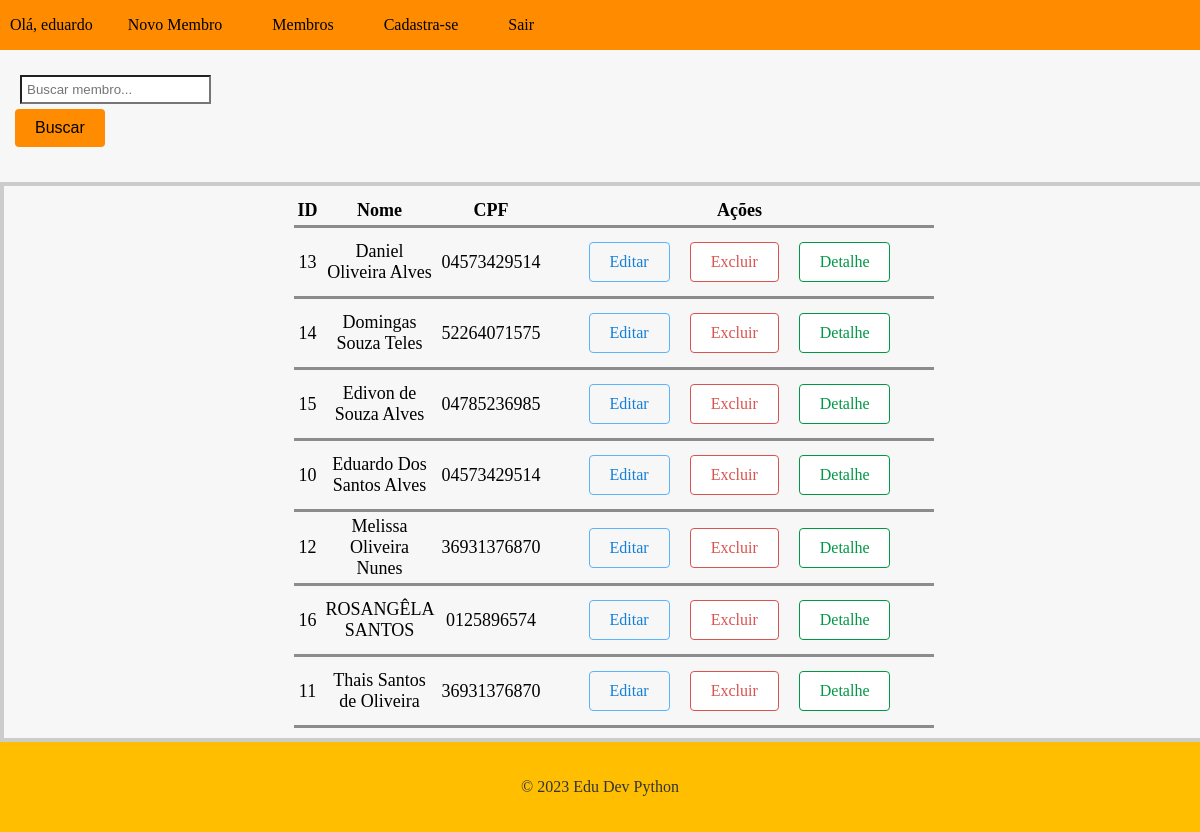
Before: /members/ (signed in) with the older database file.
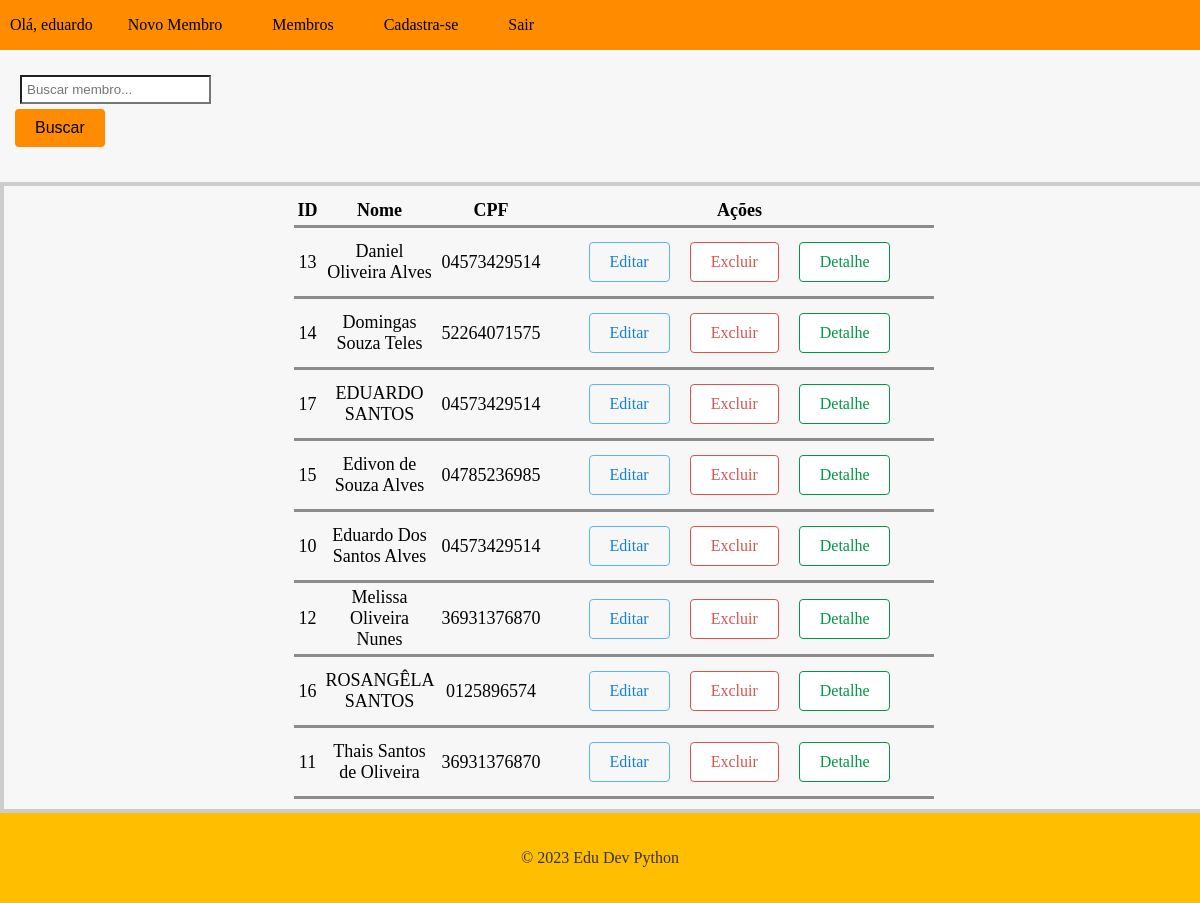
After: the same page with the newer database file.
### cadmember/models.py (models this page shows, shortened)
class Member(models.Model):
    id = models.AutoField(primary_key=True)
    name = models.CharField(max_length=200, blank=False, null=False, verbose_name='nome')
    cpf = models.CharField(max_length=11, blank=False, null=True, verbose_name="cpf")
    date_birth = models.DateField(null=False, blank=False, verbose_name='data_nascimento',default=" ")
    city_birth = models.ForeignKey(City, on_delete=models.PROTECT, related_name= 'cidade_nascimento', null=True)
    state_birth = models.ForeignKey(State, on_delete=models.PROTECT, related_name= "estado_nascimento", null= True)
    date_baptism = models.DateField(null=False, blank=False, verbose_name='data_batismo')
    address = models.CharField(max_length=200, blank=False, null=False, verbose_name='endereço')
    cep = models.CharField(max_length=8, blank=False, null=False, verbose_name='cep')

### cadmember/views.py (the view)
# urls.py: path('members/', MembersListView.as_view(), name='members_list'),
@method_decorator(login_required(login_url='login'), name='dispatch')
class MembersListView(ListView):
    model = Member
    template_name ='members.html'
    context_object_name ='members'
    def get_queryset(self):
        members = super().get_queryset().order_by('name')
        search = self.request.GET.get('search')
        if search:
             members = members.filter(name__icontains=search)
        return members

### cadmember/templates/members.html (shortened to what this page needs)
{% extends "base.html" %}
{% load static %}
{% block content %}
  <head>
    <link  rel="stylesheet" href="{% static 'css/tabela.css' %}">
  </head>
    <form method="GET" action="{% url  'members_list' %}">
        <input type="text" name="search" placeholder="Buscar membro...">
        <button type="submit">Buscar</button>
    </form>
    <div class="conteiner">
        <table class="tabela" >
            <thead class="thead">
                <tr>
                    <th scope="col">ID</th>
                    <th scope="col">Nome</th>
                    <th scope="col">CPF</th>
                    <th scope="col">Ações</th>
                </tr>
            </thead>
            <Tbody>
                {% for member in members %}
                <tr>
                    <td>{{ member.id }}</td>
                    <td>{{ member.name }}</td>
                    <td>{{ member.cpf }}</td>
                    <td>
                    <div class="btn">
                        <a href="{% url 'member_update' pk=member.pk %}" class="btn btn-update">Editar</a>
                        <a href="{% url 'member_delete' pk=member.pk%}"  class=" btn btn-danger">Excluir</a>
                        <a href="{% url 'member_detail' pk=member.pk %}" class=" btn btn-detail">Detalhe</a>
                    </div>
                    </td>
                </tr>
                {% endfor %}
            </Tbody>
        </table>
    </div>
{% endblock  %}

Changed rows visible on the page:
added Member: id "17", name "EDUARDO SANTOS", cpf "04573429514"
